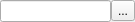
<?xml version="1.0" encoding="UTF-8"?>
<ui version="4.0">
 <class>FilenameEdit</class>
 <widget class="QWidget" name="FilenameEdit">
  <property name="geometry">
   <rect>
    <x>0</x>
    <y>0</y>
    <width>135</width>
    <height>20</height>
   </rect>
  </property>
  <property name="windowTitle">
   <string>Form</string>
  </property>
  <layout class="QHBoxLayout" name="horizontalLayout">
   <property name="spacing">
    <number>0</number>
   </property>
   <property name="margin">
    <number>0</number>
   </property>
   <item>
    <widget class="QLineEdit" name="lineEdit"/>
   </item>
   <item>
    <widget class="QToolButton" name="toolButton">
     <property name="text">
      <string>...</string>
     </property>
    </widget>
   </item>
  </layout>
 </widget>
 <resources/>
 <connections/>
</ui>
